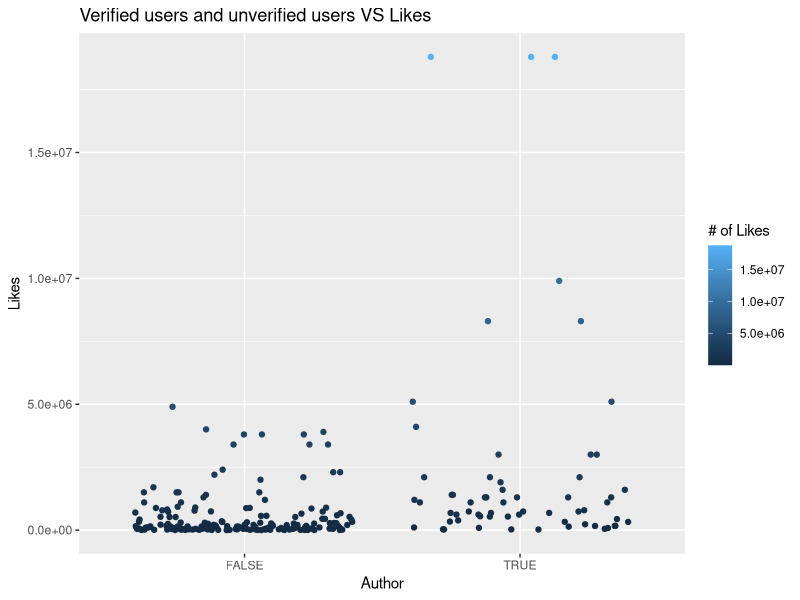

The R source for this figure:
## ---- chunk 1
library(ggplot2)
library(dplyr)
library(tidyr)
library(readr)
knitr::opts_chunk$set(fig.width = 6, fig.asp = 1/2)


total_trends <- read_csv("total_trends.csv")
## ---- chunk 2
ggplot(total_trends, aes(author_verified,stats_diggCount,color=stats_diggCount)) + geom_jitter()+scale_colour_continuous(name = "# of Likes")+labs(title="Verified users and unverified users VS Likes", x="Author", y="Likes")
## ---- chunk 3

